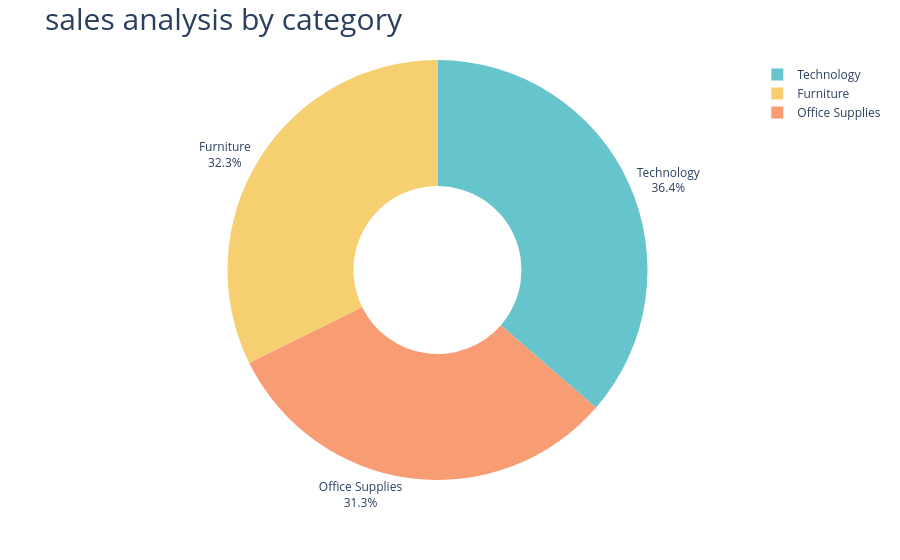

Write notebook code for a chart like this one.
### Code cell
fig=px.pie(sales_by_category,
           values='Sales',
           names='Category',
           hole=0.4,
           color_discrete_sequence=px.colors.qualitative.Pastel)
fig.update_traces(textposition='outside', textinfo='percent+label')
fig.update_layout(title_text='sales analysis by category',title_font=dict(size=30))
fig.show()

### Figure 1 — Plotly figure (JSON) as saved in the notebook; plotly's stock layout.template omitted (floating-point values rounded to 4 significant figures)
{"data": [{"domain": {"x": [0, 1], "y": [0, 1]}, "hole": 0.4, "hovertemplate": "Category=%{label}<br>Sales=%{value}<extra></extra>", "labels": ["Furniture", "Office Supplies", "Technology"], "legendgroup": "", "name": "", "showlegend": true, "textinfo": "percent+label", "textposition": "outside", "type": "pie", "values": [742000.0, 719000.0, 836200.0]}], "layout": {"legend": {"tracegroupgap": 0}, "margin": {"t": 60}, "piecolorway": ["rgb(102, 197, 204)", "rgb(246, 207, 113)", "rgb(248, 156, 116)", "rgb(220, 176, 242)", "rgb(135, 197, 95)", "rgb(158, 185, 243)", "rgb(254, 136, 177)", "rgb(201, 219, 116)", "rgb(139, 224, 164)", "rgb(180, 151, 231)", "rgb(179, 179, 179)"], "title": {"font": {"size": 30}, "text": "sales analysis by category"}}}
